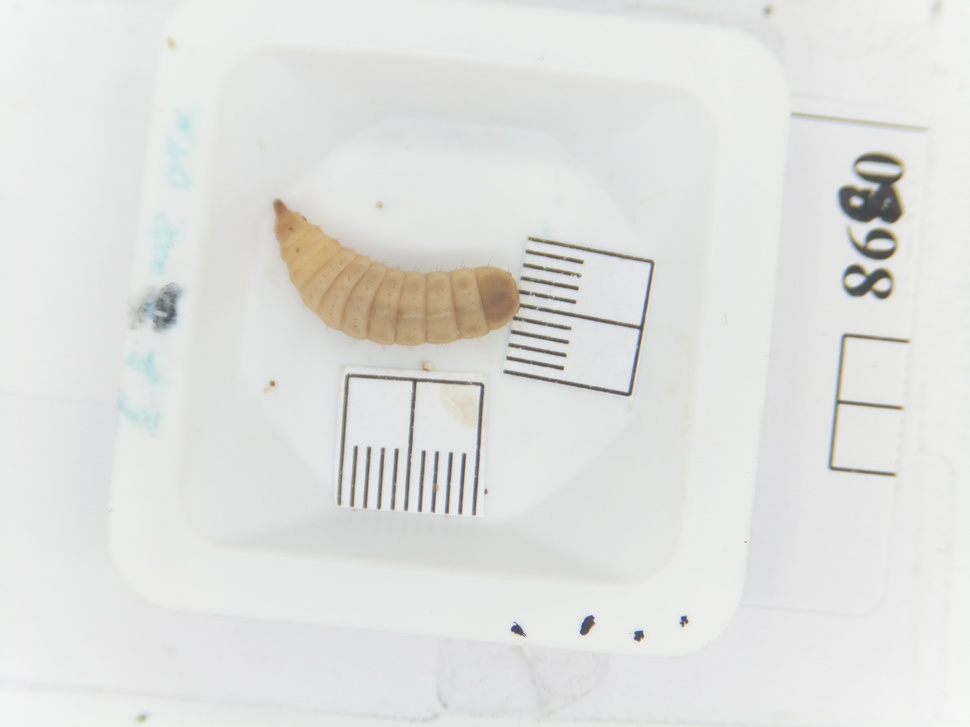
#> input picture Single Larvae data/Grade A/0898.jpg, 970 x 727 px, shrunk from 4056 x 3040 before the run, found by its file name; its folder holds only this picture in this run
$ python maggot_processing.py
#> lines starting #> are read from the running program, lines starting #| are printed output that depends on the picture; after the words box and inside, x2 and y2 are one past the last pixel; in counts of white or black regions, pixels touching at a corner belong together
import cv2
import numpy as np
import sys
import os
from scipy.ndimage import binary_fill_holes
from skimage.feature import graycomatrix, graycoprops
import pandas as pd
sys.stdout.reconfigure(encoding='utf-8')

# === KONFIGURASI DASAR ===
base_input = "Single Larvae data/Citra2"
folders = ["Grade A", "Grade B", "Grade C"]

output_blue = os.path.join(base_input, "folder_konversi")
output_otsu = os.path.join(base_input, "folder_otsu")
output_morph = os.path.join(base_input, "folder_morfologi")
output_bwareaopen = os.path.join(base_input, "folder_bwareaopen")
output_rgb = os.path.join(base_input, "folder_rgb_overlay")
output_white_bg = os.path.join(base_input, "folder_white_background")
output_features = os.path.join(base_input, "folder_features")
output_final = os.path.join(base_input, "folder_final_larva_only")
output_vis_morph = os.path.join(base_input, "folder_visualisasi_morfologi")

os.makedirs(output_vis_morph, exist_ok=True)
os.makedirs(output_blue, exist_ok=True)
os.makedirs(output_otsu, exist_ok=True)
os.makedirs(output_bwareaopen, exist_ok=True)
os.makedirs(output_rgb, exist_ok=True)
os.makedirs(output_white_bg, exist_ok=True)
os.makedirs(output_features, exist_ok=True)
os.makedirs(output_final, exist_ok=True)

morph_subfolders = ["opening", "closing","dilasi","erosi", "hole_filling"]
for sub in morph_subfolders:
    os.makedirs(os.path.join(output_morph, sub), exist_ok=True)

rgb_subfolders = ["opening", "closing", "hole_filling", "bwareaopen", "final"]
for sub in rgb_subfolders:
    os.makedirs(os.path.join(output_rgb, sub), exist_ok=True)

white_bg_subfolders = ["opening", "closing", "hole_filling", "bwareaopen", "final"]
for sub in white_bg_subfolders:
    os.makedirs(os.path.join(output_white_bg, sub), exist_ok=True)

# === FUNGSI PENINGKATAN KONTRAS DAN BRIGHTNESS ===
def adjust_contrast_brightness(img, contrast=1.5, brightness=30):
    return cv2.convertScaleAbs(img, alpha=contrast, beta=brightness)

# === FUNGSI BARU: MEMILIH OBJEK TERBESAR + CLEANING ===
def select_largest_object_enhanced(binary_img, min_area_ratio=0.1):
    num_labels, labels, stats, centroids = cv2.connectedComponentsWithStats(binary_img, connectivity=8)
    if num_labels < 2:
        return np.zeros_like(binary_img)
    areas = stats[1:, cv2.CC_STAT_AREA]
    largest_label = np.argmax(areas) + 1
    clean_mask = np.zeros_like(binary_img)
    clean_mask[labels == largest_label] = 255
    return clean_mask

# === FUNGSI RGB OVERLAY ===
def create_rgb_overlay(original_img, mask):
    overlay = original_img.copy()
    red_mask = np.zeros_like(original_img)
    red_mask[:, :, 2] = mask
    result = cv2.addWeighted(overlay, 0.7, red_mask, 0.3, 0)
    return result

# === FUNGSI WHITE BACKGROUND ===
def create_white_background(original_img, mask):
    white_bg = np.ones_like(original_img) * 255
    mask_3ch = cv2.cvtColor(mask, cv2.COLOR_GRAY2BGR)
    mask_normalized = mask_3ch.astype(float) / 255.0
    result = (original_img * mask_normalized + white_bg * (1 - mask_normalized)).astype(np.uint8)
    return result

# === FUNGSI EKSTRAKSI FITUR WARNA ===
def extract_color_features(img, mask):
    masked_region = cv2.bitwise_and(img, img, mask=mask)
    b, g, r = cv2.split(masked_region)
    rgb_mean = [np.mean(r[mask > 0]), np.mean(g[mask > 0]), np.mean(b[mask > 0])]
    rgb_std = [np.std(r[mask > 0]), np.std(g[mask > 0]), np.std(b[mask > 0])]
    hsv = cv2.cvtColor(img, cv2.COLOR_BGR2HSV)
    hsv_masked = cv2.bitwise_and(hsv, hsv, mask=mask)
    h, s, v = cv2.split(hsv_masked)
    hsv_mean = [np.mean(h[mask > 0]), np.mean(s[mask > 0]), np.mean(v[mask > 0])]
    hsv_std = [np.std(h[mask > 0]), np.std(s[mask > 0]), np.std(v[mask > 0])]
    lab = cv2.cvtColor(img, cv2.COLOR_BGR2LAB)
    lab_masked = cv2.bitwise_and(lab, lab, mask=mask)
    l, a, b_lab = cv2.split(lab_masked)
    lab_mean = [np.mean(l[mask > 0]), np.mean(a[mask > 0]), np.mean(b_lab[mask > 0])]
    lab_std = [np.std(l[mask > 0]), np.std(a[mask > 0]), np.std(b_lab[mask > 0])]
    return {
        'R_mean': rgb_mean[0], 'G_mean': rgb_mean[1], 'B_mean': rgb_mean[2],
        'R_std': rgb_std[0], 'G_std': rgb_std[1], 'B_std': rgb_std[2],
        'H_mean': hsv_mean[0], 'S_mean': hsv_mean[1], 'V_mean': hsv_mean[2],
        'H_std': hsv_std[0], 'S_std': hsv_std[1], 'V_std': hsv_std[2],
        'L_mean': lab_mean[0], 'A_mean': lab_mean[1], 'B_LAB_mean': lab_mean[2],
        'L_std': lab_std[0], 'A_std': lab_std[1], 'B_LAB_std': lab_std[2]
    }

# === FUNGSI EKSTRAKSI MORFOLOGI ===
def extract_morphological_features(mask):
    mask_bin = (mask > 0).astype(np.uint8)
    contours, _ = cv2.findContours(mask_bin, cv2.RETR_EXTERNAL, cv2.CHAIN_APPROX_SIMPLE)
    if not contours:
        return {k: 0 for k in [
            "area", "perimeter", "rect_width", "rect_height",
            "aspect_ratio", "extent", "solidity",
            "major_axis", "minor_axis", "eccentricity", "equivalent_diameter"
        ]}
    c = max(contours, key=cv2.contourArea)
    area = cv2.contourArea(c)
    perimeter = cv2.arcLength(c, True)
    x, y, w, h = cv2.boundingRect(c)
    aspect_ratio = w / h if h > 0 else 0
    extent = area / (w * h) if w * h > 0 else 0
    hull = cv2.convexHull(c)
    hull_area = cv2.contourArea(hull)
    solidity = area / hull_area if hull_area > 0 else 0
    if len(c) >= 5:
        (xc, yc), (MA, ma), angle = cv2.fitEllipse(c)
        major_axis, minor_axis = max(MA, ma), min(MA, ma)
        eccentricity = np.sqrt(1 - (minor_axis / major_axis) ** 2) if major_axis > 0 else 0
    else:
        major_axis = minor_axis = eccentricity = 0
    equivalent_diameter = np.sqrt(4 * area / np.pi) if area > 0 else 0
    return {
        "area": area, "perimeter": perimeter, "rect_width": w, "rect_height": h,
        "aspect_ratio": aspect_ratio, "extent": extent, "solidity": solidity,
        "major_axis": major_axis, "minor_axis": minor_axis,
        "eccentricity": eccentricity, "equivalent_diameter": equivalent_diameter
    }

# === VISUALISASI MORFOLOGI ===
# [84 lines left out: function visualize_morphological_features, not called in this run]

def extract_all_features(img, mask, filename, grade, stage):
    color_features = extract_color_features(img, mask)
    morph_features = extract_morphological_features(mask)
    all_features = {
        'filename': filename,
        'grade': grade,
        'stage': stage,
        **color_features,
        **morph_features
    }
    return all_features


# === PROSES MASSAL UNTUK SEMUA FOLDER ===
all_features_list = []

for folder in folders:
    input_dir = os.path.join(base_input, folder)
    blue_dir = os.path.join(output_blue, folder)
    otsu_dir = os.path.join(output_otsu, folder)
    bwareaopen_dir = os.path.join(output_bwareaopen, folder)
    final_dir = os.path.join(output_final, folder)

    os.makedirs(blue_dir, exist_ok=True)
    os.makedirs(otsu_dir, exist_ok=True)
    os.makedirs(bwareaopen_dir, exist_ok=True)
    os.makedirs(final_dir, exist_ok=True)

    for sub in morph_subfolders:
        os.makedirs(os.path.join(output_morph, sub, folder), exist_ok=True)

    for sub in rgb_subfolders:
        os.makedirs(os.path.join(output_rgb, sub, folder), exist_ok=True)

    for sub in white_bg_subfolders:
        os.makedirs(os.path.join(output_white_bg, sub, folder), exist_ok=True)

    print(f"\n Memproses folder: {folder}")

    for f in os.listdir(input_dir):
        if not f.lower().endswith((".jpg", ".png", ".jpeg")):
            continue

        img_path = os.path.join(input_dir, f)
        img = cv2.imread(img_path)
#> img is the input picture: shape (727, 970, 3); mean B, G, R 222.5, 224.8, 224.3
        if img is None:
            continue

        # 1. KONVERSI KE BLUE CHANNEL + KONTRAS/BRIGHTNESS
        blue = img[:, :, 0]
        blue_adj = adjust_contrast_brightness(blue, contrast=0.5, brightness=2)
#> in adjust_contrast_brightness, `return cv2.convertScaleAbs(img, alpha=contrast, beta=brightness)`:
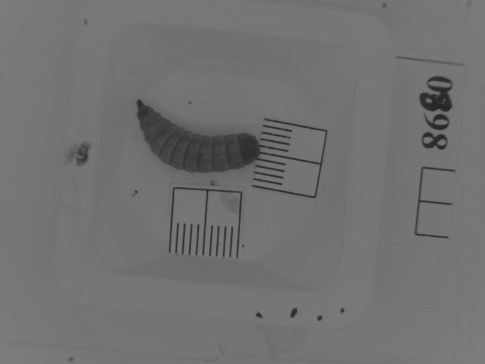
#> returned value: shape (727, 970) (shown at 1/2 size); min 34, max 126, mean 113.3
        cv2.imwrite(os.path.join(blue_dir, f), blue_adj)

        # 2. SEGMENTASI OTSU
        blur = cv2.GaussianBlur(blue_adj, (7, 7), 0)
        _, otsu = cv2.threshold(blur, 0, 255, cv2.THRESH_BINARY_INV + cv2.THRESH_OTSU)
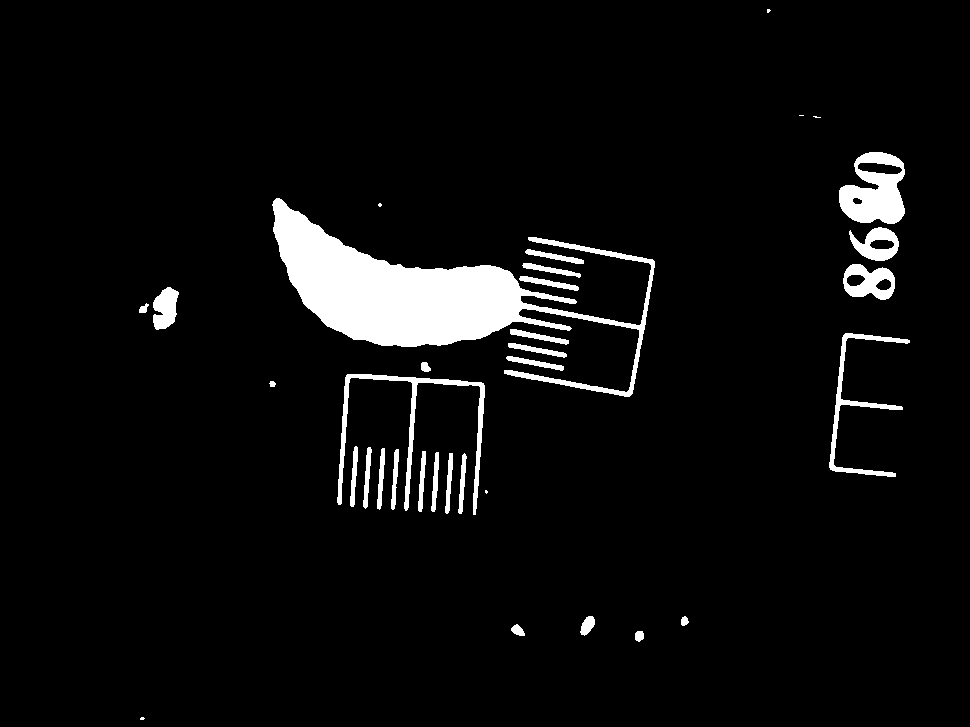
#> otsu: shape (727, 970); 5.2% white; 34 white regions (6 under 20 px), largest, box (x1, y1, x2, y2) and area: (272, 198, 655, 397) 22003, (839, 152, 905, 224) 3086, (337, 374, 485, 515) 2415
        cv2.imwrite(os.path.join(otsu_dir, f), otsu)

        # 3. STRUKTUR ELEMEN
        disk20 = cv2.getStructuringElement(cv2.MORPH_ELLIPSE, (15, 15))

        # 4. OPENING
        # 4.1 Erosi
        erosi =  cv2.morphologyEx(otsu, cv2.MORPH_ERODE, disk20, iterations=2)
#> erosi: shape (727, 970); 1.5% white; 2 white regions, box (x1, y1, x2, y2) and area: (288, 223, 507, 333) 10417, (876, 200, 889, 208) 51
        cv2.imwrite(os.path.join(output_morph, "erosi", f), erosi)
        # 4.2 Dilasi
        dilasi = cv2.morphologyEx(erosi, cv2.MORPH_DILATE, disk20, iterations=1)
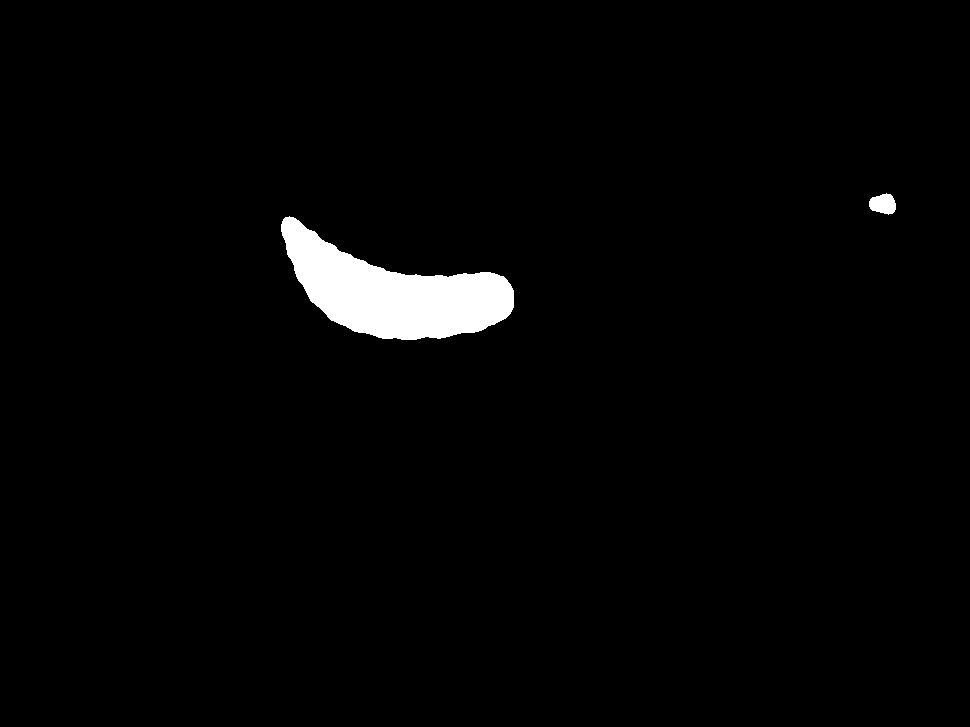
#> dilasi: shape (727, 970); 2.1% white; 2 white regions, box (x1, y1, x2, y2) and area: (281, 216, 514, 340) 14399, (869, 193, 896, 215) 435
        cv2.imwrite(os.path.join(output_morph, "dilasi", f), dilasi)
        # 4.3 Opening
        opening = cv2.morphologyEx(dilasi, cv2.MORPH_OPEN, disk20, iterations=2)
#> opening: shape (727, 970); 2% white; 1 white region, box (x1, y1, x2, y2) and area: (286, 227, 514, 340) 14086
        cv2.imwrite(os.path.join(output_morph, "opening", f), opening)

        # 5. CLOSING
        closing = cv2.morphologyEx(opening, cv2.MORPH_CLOSE, disk20, iterations=2)
#> closing: shape (727, 970); 2% white; 1 white region, box (x1, y1, x2, y2) and area: (286, 227, 514, 340) 14094
        cv2.imwrite(os.path.join(output_morph, "closing", f), closing)

        # 6. HOLE FILLING
        filled = binary_fill_holes(closing).astype(np.uint8) * 255
        cv2.imwrite(os.path.join(output_morph, "hole_filling", f), filled)

        # 7. BWAREAOPEN
        final_larva = select_largest_object_enhanced(filled)
#> in select_largest_object_enhanced, `num_labels, labels, stats, centroids = cv2.connectedComponentsWithStat..`: num_labels = 2; stats = [[0, 0, 970, 727, 691096], [286, 227, 228, 113, 14094]]; centroids = [[486.3, 364.4], [395, 293.8]]
#> in select_largest_object_enhanced, `areas = stats[1:, cv2.CC_STAT_AREA]`: areas = [14094]
#> in select_largest_object_enhanced, `largest_label = np.argmax(areas) + 1`: largest_label = 1
        cv2.imwrite(os.path.join(bwareaopen_dir, f), final_larva)

        rgb_bwareaopen = create_rgb_overlay(img, final_larva)
#> in create_rgb_overlay, `result = cv2.addWeighted(overlay, 0.7, red_mask, 0.3, 0)`:
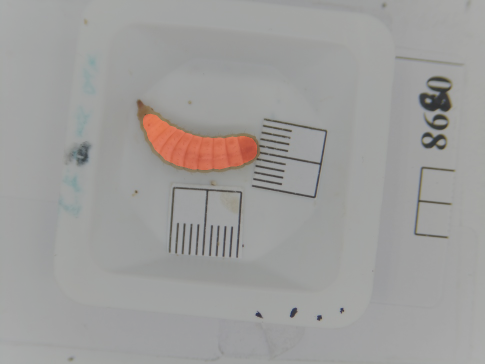
#> result: shape (727, 970, 3) (shown at 1/2 size); mean B, G, R 155.8, 157.3, 158.5
        cv2.imwrite(os.path.join(output_rgb, "bwareaopen", folder, f), rgb_bwareaopen)

        white_bg_bwareaopen = create_white_background(img, final_larva)
#> in create_white_background, `result = (original_img * mask_normalized + white_bg * (1 - mask_normal..`:
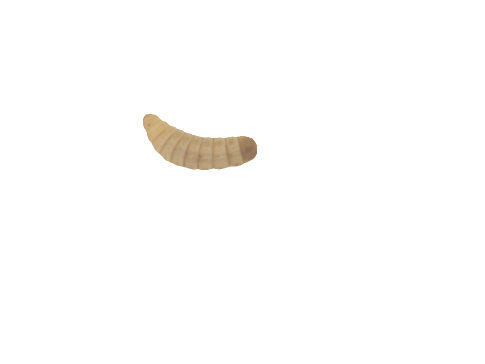
#> result: shape (727, 970, 3) (shown at 1/2 size); mean B, G, R 252.3, 253, 253.6
        cv2.imwrite(os.path.join(output_white_bg, "bwareaopen", folder, f), white_bg_bwareaopen)

        features_bwareaopen = extract_all_features(img, final_larva, f, folder, 'bwareaopen')
#> in extract_color_features, `rgb_mean = [np.mean(r[mask > 0]), np.mean(g[mask > 0]), np.mean(b[mask..`: rgb_mean = [183.8, 156.6, 118.8]
#> in extract_color_features, `rgb_std = [np.std(r[mask > 0]), np.std(g[mask > 0]), np.std(b[mask > 0..`: rgb_std = [13.99, 14.68, 11.68]
#> in extract_color_features, `hsv_mean = [np.mean(h[mask > 0]), np.mean(s[mask > 0]), np.mean(v[mask..`: hsv_mean = [17.38, 90.38, 183.8]
#> in extract_color_features, `hsv_std = [np.std(h[mask > 0]), np.std(s[mask > 0]), np.std(v[mask > 0..`: hsv_std = [1.24, 8.38, 13.99]
#> in extract_color_features, `lab_mean = [np.mean(l[mask > 0]), np.mean(a[mask > 0]), np.mean(b_lab[..`: lab_mean = [168.6, 132.5, 151.6]
#> in extract_color_features, `lab_std = [np.std(l[mask > 0]), np.std(a[mask > 0]), np.std(b_lab[mask..`: lab_std = [13.74, 1.58, 2.83]
#> in extract_all_features, `color_features = extract_color_features(img, mask)`: color_features = 18 items
#> in extract_morphological_features, `contours, _ = cv2.findContours(mask_bin, cv2.RETR_EXTERNAL, cv2.CHAIN_..`: contours = 1 contour; box (x1, y1, x2, y2) and area: (286, 227, 514, 340) 13834
#> in extract_morphological_features, `c = max(contours, key=cv2.contourArea)`: c = contour of 239 points, box (x1, y1, x2, y2) (286, 227, 514, 340), area 13834
#> in extract_morphological_features, `area = cv2.contourArea(c)`: area = 13833.5
#> in extract_morphological_features, `perimeter = cv2.arcLength(c, True)`: perimeter = 594
#> in extract_morphological_features, `x, y, w, h = cv2.boundingRect(c)`: x = 286; y = 227; w = 228; h = 113
#> in extract_morphological_features, `aspect_ratio = w / h if h > 0 else 0`: aspect_ratio = 2.02
#> in extract_morphological_features, `extent = area / (w * h) if w * h > 0 else 0`: extent = 0.537
#> in extract_morphological_features, `hull = cv2.convexHull(c)`: hull = contour of 27 points, box (x1, y1, x2, y2) (286, 227, 514, 340), area 16607
#> in extract_morphological_features, `hull_area = cv2.contourArea(hull)`: hull_area = 16607
#> in extract_morphological_features, `solidity = area / hull_area if hull_area > 0 else 0`: solidity = 0.833
#> in extract_morphological_features, `(xc, yc), (MA, ma), angle = cv2.fitEllipse(c)`: xc = 393.2; yc = 291.2; MA = 90.85; ma = 239.4; angle = 102.5
#> in extract_morphological_features, `major_axis, minor_axis = max(MA, ma), min(MA, ma)`: major_axis = 239.4; minor_axis = 90.85
#> in extract_morphological_features, `eccentricity = np.sqrt(1 - (minor_axis / major_axis) ** 2) if major_ax..`: eccentricity = 0.925
#> in extract_morphological_features, `equivalent_diameter = np.sqrt(4 * area / np.pi) if area > 0 else 0`: equivalent_diameter = 132.7
#> in extract_all_features, `morph_features = extract_morphological_features(mask)`: morph_features = 11 items
#> features_bwareaopen = 32 items
        all_features_list.append(features_bwareaopen)

        # 8. SMOOTHING BERTAHAP
        disk15 = cv2.getStructuringElement(cv2.MORPH_ELLIPSE, (15, 15))
        final_larva = cv2.morphologyEx(final_larva, cv2.MORPH_CLOSE, disk15, iterations=2)
        final_larva = binary_fill_holes(final_larva).astype(np.uint8) * 255

        disk8 = cv2.getStructuringElement(cv2.MORPH_ELLIPSE, (8, 8))
        final_larva = cv2.morphologyEx(final_larva, cv2.MORPH_OPEN, disk8, iterations=1)
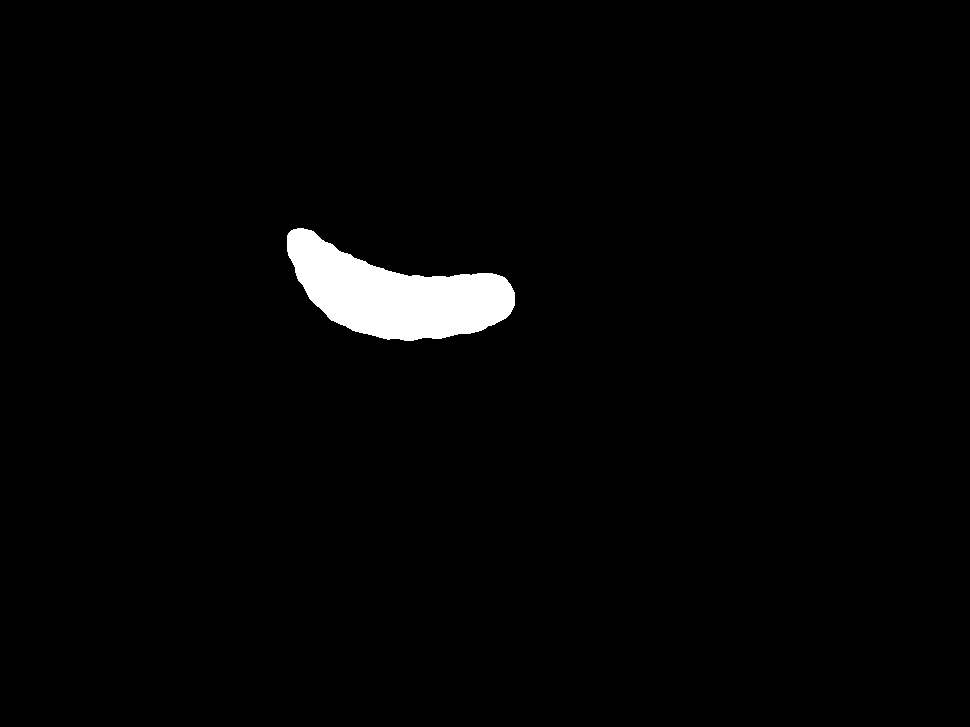
#> final_larva: shape (727, 970); 2% white; 1 white region, box (x1, y1, x2, y2) and area: (287, 228, 515, 341) 14078

        disk12 = cv2.getStructuringElement(cv2.MORPH_ELLIPSE, (12, 12))
        final_larva = cv2.morphologyEx(final_larva, cv2.MORPH_CLOSE, disk12, iterations=1)
#> final_larva: shape (727, 970); 2% white; 1 white region, box (x1, y1, x2, y2) and area: (288, 229, 516, 342) 14035

        cv2.imwrite(os.path.join(final_dir, f), final_larva)

        rgb_final = create_rgb_overlay(img, final_larva)
        cv2.imwrite(os.path.join(output_rgb, "final", folder, f), rgb_final)

        white_bg_final = create_white_background(img, final_larva)
        cv2.imwrite(os.path.join(output_white_bg, "final", folder, f), white_bg_final)

        features_final = extract_all_features(img, final_larva, f, folder, 'final')
#> in extract_morphological_features (call 2), `contours, _ = cv2.findContours(mask_bin, cv2.RETR_EXTERNAL, cv2.CHAIN_..`: contours = 1 contour; box (x1, y1, x2, y2) and area: (288, 229, 516, 342) 13774
#> features_final = 32 items
#> (the run stopped early here; a loop or call above may not have finished)
